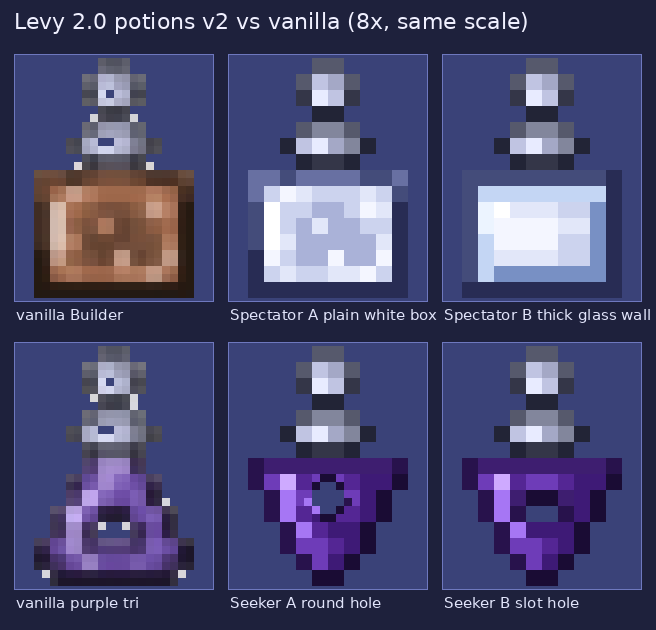
#> input picture levy-mod/Levy/tools/art2/png/potions_v2_compare.png, 656 x 630 px
$ python gen_radio.py out.png ../art2/png/potions_v2_compare.png ../art2/png/potions_v2_compare.png
#> lines starting #> are read from the running program, lines starting #| are printed output that depends on the picture
"""Command Radio, redrawn on vanilla's 2x2 pixel grid (logical 15x20 -> 30x40 texture).
Light from the top-left, tone ramps, direction-dependent outline. Run: python3 gen_radio.py <out.png> [preview_dir]"""
import sys, os
from PIL import Image

W, H = 15, 20
img = [[None] * W for _ in range(H)]

# ramps (light -> dark)
OLIVE = [(186, 198, 96), (150, 164, 70), (112, 124, 52), (82, 92, 40), (58, 66, 32)]
OL_LIGHT = (66, 74, 34)    # outline on lit (top/left) edges
OL_DARK = (26, 30, 16)     # outline on shadow (bottom/right) edges
GREY = [(214, 218, 228), (170, 176, 192), (128, 134, 152), (88, 94, 112), (58, 62, 78)]
KNOB_OL_L = (74, 80, 98)
KNOB_OL_D = (28, 30, 40)
LCD_BEZEL = [(70, 74, 100), (46, 50, 72), (30, 32, 48)]
LCD = [(190, 236, 160), (134, 208, 118), (92, 168, 90)]
RED = [(255, 110, 100), (226, 44, 44), (140, 20, 28)]


def shape_mask(xs, ys, cut):
#> called with xs = (0, 3), ys = (9, 15)
    m = set()
    for y in range(ys[0], ys[1] + 1):
        for x in range(xs[0], xs[1] + 1):
            m.add((x, y))
    for c in cut:
        m.discard(c)
    return m


def paint(mask, tone_fn, ol_l, ol_d):
    """Fill mask: ring pixels get an outline whose tone depends on which side is open; interior via tone_fn(x,y)."""
#> called with ol_l = (74, 80, 98), ol_d = (28, 30, 40)
    for (x, y) in mask:
        outs = [(dx, dy) for dx, dy in ((0, -1), (-1, 0), (1, 0), (0, 1)) if (x + dx, y + dy) not in mask]
        if outs:
            lit = sum(1 for dx, dy in outs if dx < 0 or dy < 0)
            dark = len(outs) - lit
            img[y][x] = ol_l if lit > dark else ol_d if dark > lit else tuple((a + b) // 2 for a, b in zip(ol_l, ol_d))
        else:
            img[y][x] = tone_fn(x, y)


# --- side knob / clip (left), drawn first so the body overlaps it
knob = shape_mask((0, 3), (9, 15), [(0, 9), (0, 15), (3, 9), (3, 15)])
paint(knob, lambda x, y: GREY[1] if y <= 11 and x <= 1 else GREY[2] if y <= 13 else GREY[3], KNOB_OL_L, KNOB_OL_D)
for y in (11, 12):
    img[y][1] = GREY[0]

# --- antenna (x 9..12 incl. outline), tall, sticks up from the body's top-right
ant = shape_mask((9, 12), (0, 6), [(9, 0), (12, 0)])
paint(ant, lambda x, y: (GREY[0] if y == 1 else GREY[1] if x == 10 else GREY[3]), KNOB_OL_L, KNOB_OL_D)
img[1][10] = (250, 252, 255)  # tip glint
img[2][10] = GREY[0]

# --- body x 2..12, y 5..19, rounded corners
T, B, L, R = 5, 19, 2, 12
body = shape_mask((L, R), (T, B), [(L, T), (R, T), (L, B), (R, B), (L, B - 1), (R, B - 1), (L + 1, B), (R - 1, B)])


def body_tone(x, y):
    if y == T + 1 and x < R - 1:
        return OLIVE[0] if x < 8 else OLIVE[1]
    if x == L + 1 and y < B - 3:
        return OLIVE[1]
    if y >= B - 1:
        return OLIVE[4]
    if y == B - 2:
        return OLIVE[3]
    if x == R - 1:
        return OLIVE[3]
    if x == R - 2:
        return OLIVE[2] if y > 8 else OLIVE[1]
    s = (x - 3) / 9.0 * 0.5 + (y - T) / 14.0 * 0.5
    return OLIVE[1] if s < 0.2 else OLIVE[2]


paint(body, body_tone, OL_LIGHT, OL_DARK)
for x in range(4, 11):
    img[T][x] = (96, 108, 46) if x < 8 else (74, 84, 38)

# --- speaker grille: 3 slots
for y in (7, 9, 11):
    for x in range(4, 11):
        img[y][x] = OLIVE[4]
    img[y][4] = OLIVE[3]
    for x in range(4, 11):
        img[y + 1][x] = OLIVE[1] if x < 9 else OLIVE[2]

# --- LCD: bezel rows 12..15, screen 13..14
for y in range(12, 16):
    for x in range(4, 11):
        edge = y in (12, 15) or x in (4, 10)
        img[y][x] = LCD_BEZEL[0] if (edge and (y == 12 or x == 4)) else LCD_BEZEL[2] if edge else LCD[2]
for y in (13, 14):
    for x in range(5, 10):
        img[y][x] = LCD[1]
for x in range(5, 10):
    img[13][x] = LCD[0] if x < 8 else LCD[1]
img[14][9] = LCD[2]
img[14][8] = LCD[2]
img[13][5] = (236, 255, 220)

# --- LED + two buttons
img[16][4] = RED[0]
img[17][4] = RED[2]
for bx in (6, 9):
    img[16][bx] = GREY[0]; img[16][bx + 1] = GREY[1]
    img[17][bx] = GREY[2]; img[17][bx + 1] = GREY[3]

out = sys.argv[1]
tex = Image.new('RGBA', (W * 2, H * 2), (0, 0, 0, 0))
#> tex: PIL image 30x40 RGBA; every value is 0
for y in range(H):
    for x in range(W):
        c = img[y][x]
        if c:
            for dy in (0, 1):
                for dx in (0, 1):
                    tex.putpixel((x * 2 + dx, y * 2 + dy), c + (255,))
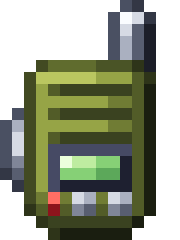
#> tex: PIL image 30x40 RGBA (shown 6 times larger); mean R, G, B, A 57.3, 63.1, 43.2, 159.8; transparent parts drawn white
tex.save(out)

if len(sys.argv) > 2:
    pd = sys.argv[2]
    bg = (30, 30, 42, 255)
    big = Image.new('RGBA', (tex.width * 8 + 40, tex.height * 8 + 40), bg)
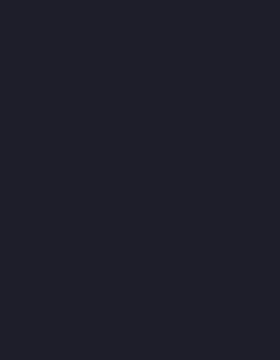
#> big: PIL image 280x360 RGBA; mean R, G, B, A 30, 30, 42, 255
    b = tex.resize((tex.width * 8, tex.height * 8), Image.NEAREST)
    big.paste(b, (20, 20), b)
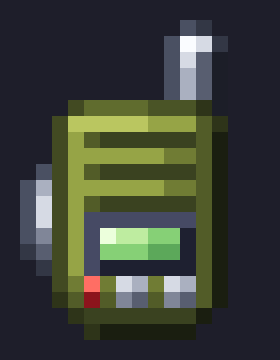
#> big: PIL image 280x360 RGBA; mean R, G, B, A 59.3, 63.7, 54.9, 255
    big.save(os.path.join(pd, 'radio_v5_8x.png'))
    old = sys.argv[3] if len(sys.argv) > 3 else None
    sm = Image.new('RGBA', (160, 80), bg)
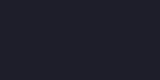
#> sm: PIL image 160x80 RGBA; mean R, G, B, A 30, 30, 42, 255
    sm.paste(tex, (20, 20), tex)
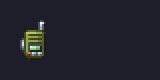
#> sm: PIL image 160x80 RGBA; mean R, G, B, A 33.6, 34.1, 43.6, 255
    if old:
        o = Image.open(old).convert('RGBA')
        sm.paste(o, (80, 25), o)
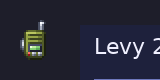
#> sm: PIL image 160x80 RGBA; mean R, G, B, A 38.5, 40, 54.6, 255
    sm = sm.resize((sm.width * 3, sm.height * 3), Image.NEAREST)
#> sm: PIL image 480x240 RGBA
    sm.save(os.path.join(pd, 'radio_v5_1x.png'))
